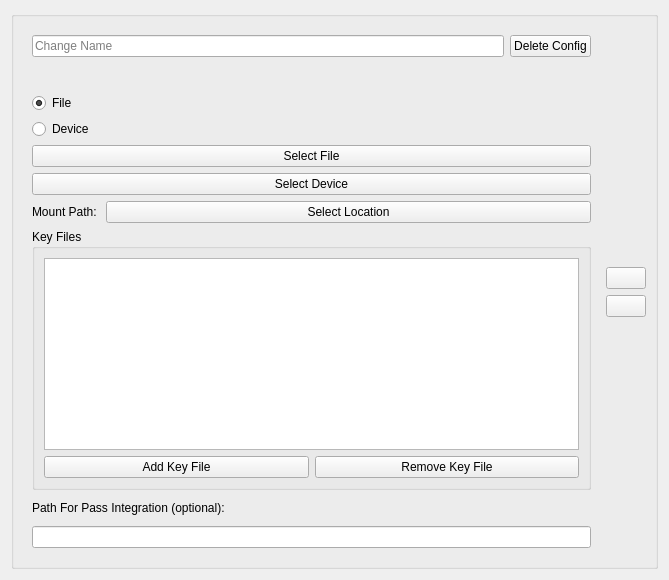
<?xml version="1.0" encoding="UTF-8"?>
<ui version="4.0">
 <author>%{AUTHOR}</author>
 <class>VeracryptItemUi</class>
 <widget class="QWidget" name="VeracryptItemUi">
  <property name="geometry">
   <rect>
    <x>0</x>
    <y>0</y>
    <width>669</width>
    <height>580</height>
   </rect>
  </property>
  <property name="minimumSize">
   <size>
    <width>300</width>
    <height>0</height>
   </size>
  </property>
  <layout class="QVBoxLayout" name="verticalLayout">
   <item>
    <widget class="QGroupBox" name="horizontalGroupBox">
     <layout class="QHBoxLayout" name="horizontalLayout_4">
      <item>
       <layout class="QVBoxLayout" name="verticalLayout_4"/>
      </item>
      <item>
       <widget class="QFrame" name="frame">
        <layout class="QVBoxLayout" name="verticalLayout_2">
         <item>
          <layout class="QHBoxLayout" name="horizontalLayout_3">
           <item>
            <widget class="QLineEdit" name="nameLineEdit">
             <property name="placeholderText">
              <string>Change Name</string>
             </property>
            </widget>
           </item>
           <item>
            <widget class="QPushButton" name="deleteConfigButton">
             <property name="text">
              <string>Delete Config</string>
             </property>
             <property name="icon">
              <iconset theme="delete">
               <normaloff/>
              </iconset>
             </property>
            </widget>
           </item>
          </layout>
         </item>
         <item>
          <widget class="QLabel" name="idLabel">
           <property name="text">
            <string/>
           </property>
          </widget>
         </item>
         <item>
          <widget class="QRadioButton" name="fileRadioButton">
           <property name="text">
            <string>File</string>
           </property>
           <property name="checked">
            <bool>true</bool>
           </property>
          </widget>
         </item>
         <item>
          <widget class="QRadioButton" name="deviceRadioButton">
           <property name="text">
            <string>Device</string>
           </property>
          </widget>
         </item>
         <item>
          <widget class="QPushButton" name="filePushButton">
           <property name="text">
            <string>Select File</string>
           </property>
          </widget>
         </item>
         <item>
          <widget class="QPushButton" name="devicePushButton">
           <property name="text">
            <string>Select Device</string>
           </property>
          </widget>
         </item>
         <item>
          <layout class="QHBoxLayout" name="horizontalLayout">
           <item>
            <widget class="QLabel" name="mountPathLabel">
             <property name="text">
              <string>Mount Path: </string>
             </property>
            </widget>
           </item>
           <item>
            <widget class="QPushButton" name="mountPath">
             <property name="sizePolicy">
              <sizepolicy hsizetype="Expanding" vsizetype="Fixed">
               <horstretch>0</horstretch>
               <verstretch>0</verstretch>
              </sizepolicy>
             </property>
             <property name="text">
              <string>Select Location</string>
             </property>
            </widget>
           </item>
          </layout>
         </item>
         <item>
          <widget class="QGroupBox" name="keyFiles">
           <property name="title">
            <string>Key Files</string>
           </property>
           <layout class="QVBoxLayout" name="verticalLayout_3">
            <item>
             <widget class="QListWidget" name="keyFileListWidget">
              <property name="sizePolicy">
               <sizepolicy hsizetype="Expanding" vsizetype="Preferred">
                <horstretch>0</horstretch>
                <verstretch>0</verstretch>
               </sizepolicy>
              </property>
              <property name="minimumSize">
               <size>
                <width>0</width>
                <height>0</height>
               </size>
              </property>
             </widget>
            </item>
            <item>
             <layout class="QHBoxLayout" name="horizontalLayout_2">
              <item>
               <widget class="QPushButton" name="addKeyFileButton">
                <property name="text">
                 <string>Add Key File</string>
                </property>
               </widget>
              </item>
              <item>
               <widget class="QPushButton" name="removeKeyFileButton">
                <property name="text">
                 <string>Remove Key File</string>
                </property>
               </widget>
              </item>
             </layout>
            </item>
           </layout>
          </widget>
         </item>
         <item>
          <widget class="QLabel" name="passIntegrationLabel">
           <property name="text">
            <string>Path For Pass Integration (optional):</string>
           </property>
          </widget>
         </item>
         <item>
          <widget class="QLineEdit" name="passIntegration"/>
         </item>
        </layout>
       </widget>
      </item>
      <item>
       <layout class="QVBoxLayout" name="verticalLayout_5">
        <item>
         <spacer name="verticalSpacer_2">
          <property name="orientation">
           <enum>Qt::Vertical</enum>
          </property>
          <property name="sizeHint" stdset="0">
           <size>
            <width>20</width>
            <height>40</height>
           </size>
          </property>
         </spacer>
        </item>
        <item alignment="Qt::AlignBottom">
         <widget class="QPushButton" name="moveUp">
          <property name="text">
           <string/>
          </property>
          <property name="icon">
           <iconset theme="arrow-up">
            <normaloff/>
           </iconset>
          </property>
         </widget>
        </item>
        <item alignment="Qt::AlignTop">
         <widget class="QPushButton" name="moveDown">
          <property name="text">
           <string/>
          </property>
          <property name="icon">
           <iconset theme="arrow-down">
            <normaloff/>
           </iconset>
          </property>
         </widget>
        </item>
        <item>
         <spacer name="verticalSpacer">
          <property name="orientation">
           <enum>Qt::Vertical</enum>
          </property>
          <property name="sizeHint" stdset="0">
           <size>
            <width>20</width>
            <height>40</height>
           </size>
          </property>
         </spacer>
        </item>
       </layout>
      </item>
     </layout>
    </widget>
   </item>
  </layout>
 </widget>
 <resources/>
 <connections/>
</ui>
